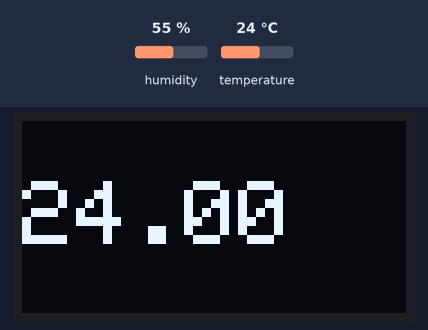
A sketch run on a simulated Arduino Mega 2560, built with avr-gcc and run on an emulated ATmega2560. Shown: 128×64 one-colour display. The inputs (shaded band) are chosen by the test bench; at power-on: temperature 24 °C, humidity 55 %. What the sketch prints to the serial monitor is not drawn.

Above: at 2.8 s.
2.9 s: temperature set to 12 °C
At 4.6 s:
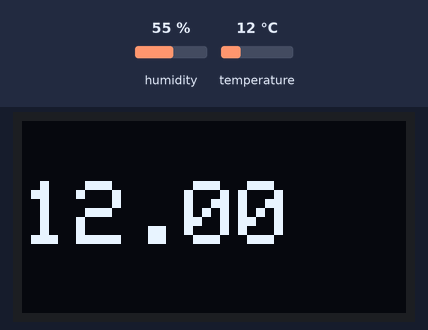
5.6 s: temperature set to 19 °C
At 6.6 s:
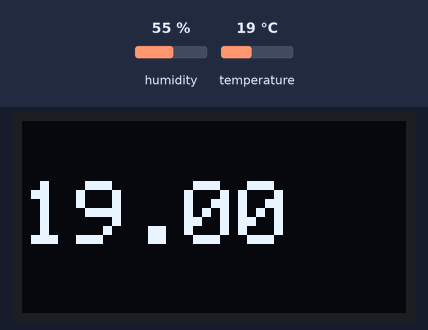
8.3 s: temperature set to 28 °C
At 11.6 s:
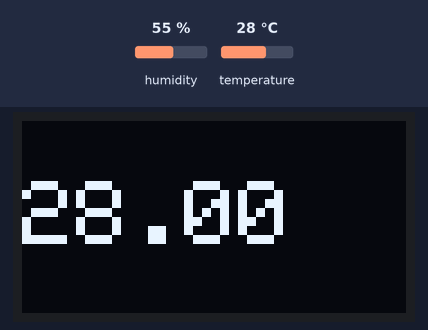
Timing chart, 0 to 13.1 s (numbered marks = the images above; inputs shaded):
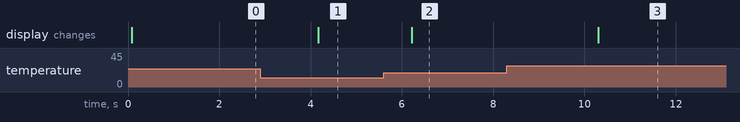

The sketch:

Punto_2_TP0_Terminado.ino
```cpp
//Por Joaquin R y Santiago M
//Curso: 5LA 2023

#include <DHT.h>
#include <DHT_U.h>
#include <Wire.h>     // libreria para bus I2C
#include <Adafruit_GFX.h>   // libreria para pantallas graficas
#include <Adafruit_SSD1306.h>   // libreria para controlador SSD1306
#include <Adafruit_Sensor.h>
#include <dummy.h>

#define ANCHO 128
#define ALTO 64

#define OLED_RESET 4
Adafruit_SSD1306 oled(ANCHO, ALTO, &Wire, OLED_RESET);  // crea objeto

#define DHTPIN 23     // Digital pin connected to the DHT sensor

#define DHTTYPE DHT11   // DHT 22  (AM2302), AM2321

DHT dht(DHTPIN, DHTTYPE);

float h;
float t;

void setup() {
  Wire.begin();         // inicializa bus I2C
  oled.begin(SSD1306_SWITCHCAPVCC, 0x3C); // inicializa pantalla con direccion 0x3C
  Serial.begin(9600);
  dht.begin();
}

void loop() {
  dhtFunc();
  Serial.println(t);
  float temperatura = dht.readTemperature();
  oled.clearDisplay();      // limpia pantalla
  oled.setTextColor(WHITE);
  oled.setCursor(0, 20);     // ubica cursor en inicio de coordenadas 0,0
  oled.setTextSize(3);
  oled.print(temperatura);  // escribe en pantalla el texto
  oled.display();     // muestra en pantalla todo lo establecido anteriormente
}

void dhtFunc(){

    h = dht.readHumidity(); //Leemos la Humedad
    t = dht.readTemperature(); //Leemos la temperatura en grados Celsius
}
```

Measured:
- after the input at 2.9 s, the display: changes after 1.3 s (image 1)
- after the input at 5.6 s, the display: changes after 0.62 s (image 2)
- after the input at 8.3 s, the display: changes after 2.0 s (image 3)
